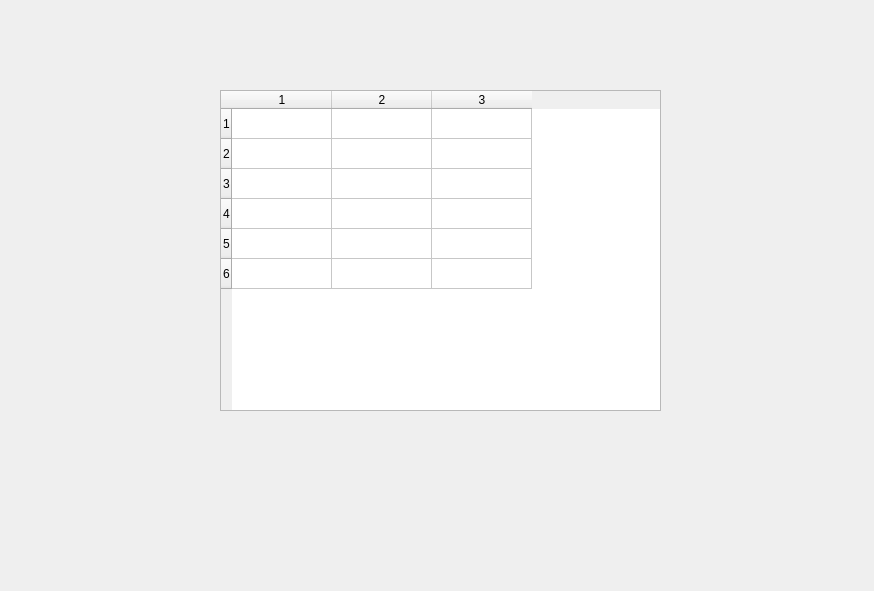
<?xml version="1.0" encoding="UTF-8"?>
<ui version="4.0">
 <class>Widget</class>
 <widget class="QWidget" name="Widget">
  <property name="geometry">
   <rect>
    <x>0</x>
    <y>0</y>
    <width>874</width>
    <height>591</height>
   </rect>
  </property>
  <property name="windowTitle">
   <string>Widget</string>
  </property>
  <widget class="QTableWidget" name="tableWidget">
   <property name="geometry">
    <rect>
     <x>220</x>
     <y>90</y>
     <width>441</width>
     <height>321</height>
    </rect>
   </property>
   <property name="rowCount">
    <number>6</number>
   </property>
   <property name="columnCount">
    <number>3</number>
   </property>
   <row/>
   <row/>
   <row/>
   <row/>
   <row/>
   <row/>
   <column/>
   <column/>
   <column/>
  </widget>
 </widget>
 <layoutdefault spacing="6" margin="11"/>
 <resources/>
 <connections/>
</ui>
